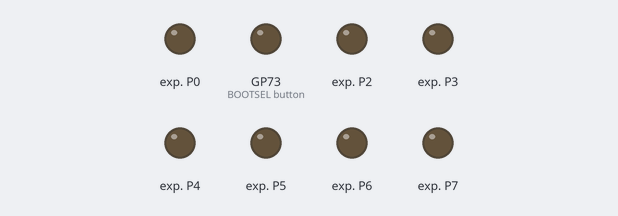
Simulated run of this program. Board: Raspberry Pi Pico running MicroPython. Shown: output pins drawn as LEDs (lit = HIGH). Library files of the repository ran but are not shown: mcp23008.py.

Above: at 0.05 s.
At 4.99 s:
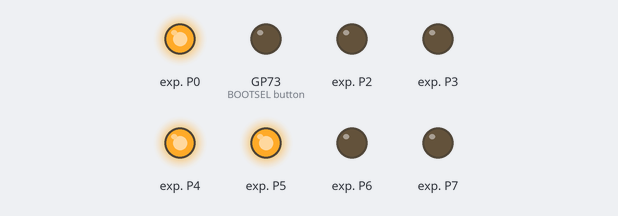
At 9.92 s:
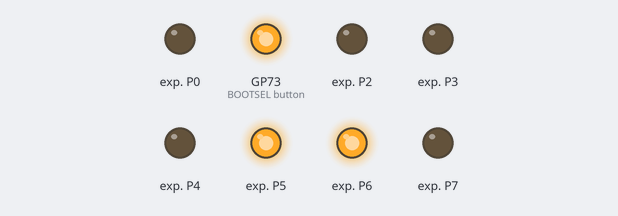
At 19.9 s:
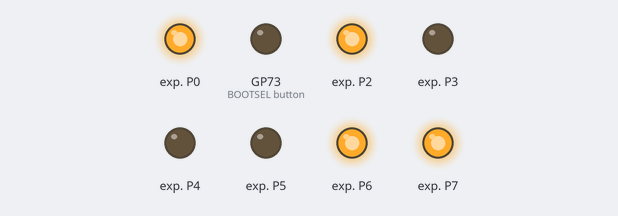
At 29.87 s:
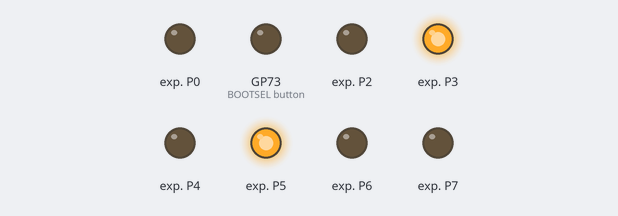
At 39.85 s:
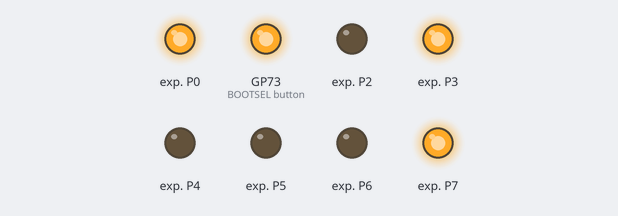
Timing chart, 0 to 40.0 s (numbered marks = the images above):
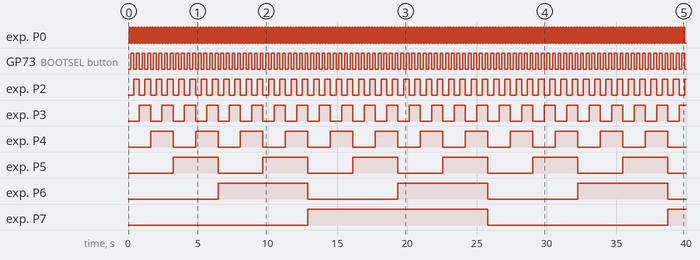

Measured:
- by itself, exp. P0: alternates HIGH for 0.10 s and LOW for 0.10 s
- by itself, GP73 (BOOTSEL button): alternates HIGH for 0.20 s and LOW for 0.20 s
- by itself, exp. P2: alternates HIGH for 0.40 s and LOW for 0.40 s
- by itself, exp. P3: alternates HIGH for 0.81 s and LOW for 0.81 s
- by itself, exp. P4: alternates HIGH for 1.6 s and LOW for 1.6 s
- by itself, exp. P5: alternates HIGH for 3.2 s and LOW for 3.2 s
- by itself, exp. P6: alternates HIGH for 6.4 s and LOW for 6.4 s
- by itself, exp. P7: LOW → HIGH at 12.9 s, → LOW 12.9 s later, → HIGH 12.9 s later

The program:

mcp23008-explorer-demo.py
```python
from mcp23008 import MCP23008
from time import sleep
from machine import Pin, I2C

i2c = I2C(0, scl=Pin(21), sda=Pin(20), freq=40000) # pins for Pico Explorer

# Code added to help with debugging


def loop():
    ic = MCP23008(i2c)
    ic.direction(0x00)
    count = 0
    while True:
        for i in range(256):
            count += 1
            try:
                ic.output(i)
            except:
                print ('failed after %d iterations' % count)
                return
            sleep(0.1)


loop()
```
